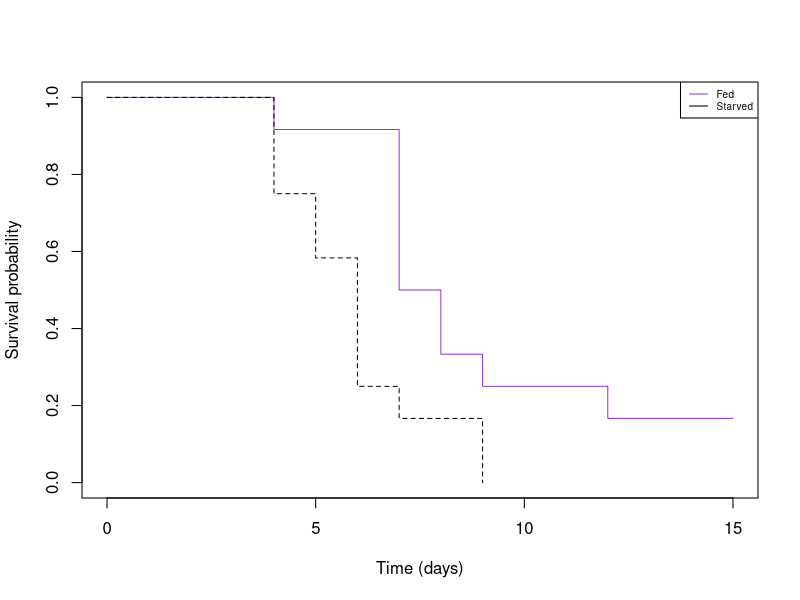

R code for this plot:
### This script is used to generate a death curve after infection ###

library(survival)

colors1=c("darkorchid3","gray0")
time = c(7,7,7,8,15,12,7,4,7,9,8,15,6,5,4,7,6,9,9,6,4,6,4,5) #Time of event
status = c(1,1,1,1,0,1,1,1,1,1,1,0,1,1,1,1,1,1,1,1,1,1,1,1) #Nature of event
group = c("F","F","F","F","F","F","F","F","F","F","F","F","S","S","S","S","S","S","S","S","S","S","S","S") #What group the event belongs to
sdata=data.frame(time,status,group)
formula1 <- Surv(time, status == 1) ~ group
test_result <- survdiff(formula = formula1, data = sdata, rho = 0)
test_result
plot(survfit(formula1), lty=c(1:2), col=colors1,xlab = "Time (days)", ylab = "Survival probability")
legend("topright", legend=c("Fed","Starved"),col=colors1, lty=1, cex=0.6)
